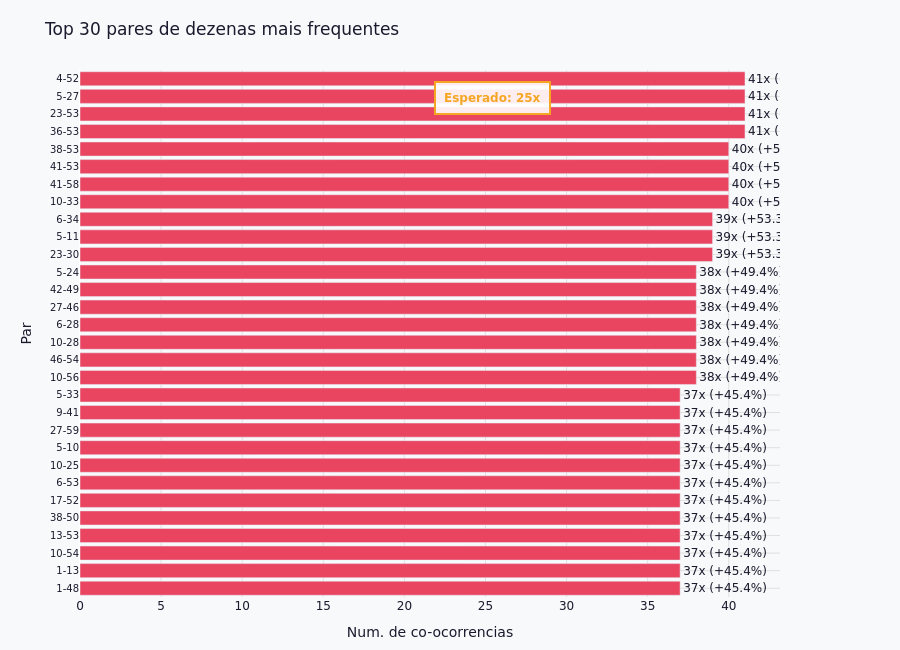

This figure's notebook cell:
### Markdown cell above
### 7. Co-ocorrência de pares de dezenas

Top 30 pares que mais apareceram juntos no mesmo sorteio. A linha tracejada é o **valor esperado** assumindo distribuição uniforme:

```
E[par] = total_sorteios × C(6,2) / C(60,2)  =  total_sorteios × 15 / 1770
```

> **Problema das comparações múltiplas:** com 1.770 pares sendo comparados simultaneamente, é estatisticamente esperado que alguns se destaquem por pura variância aleatória. Um par que aparece 10–15% acima da média não é uma "combinação mágica" — é flutuação normal. Para afirmar associação real, seria necessário corrigir o nível de significância (ex: correção de Bonferroni com α/1770 ≈ 0,00003).

### Code cell
pares = []
for row in df[DEZENA_COLS].itertuples(index=False):
    pares.extend(combinations(sorted(row), 2))

freq_pares = Counter(pares)
top30      = freq_pares.most_common(30)
esperado   = len(df) * 15 / 1770

labels = [f"{a}-{b}" for (a, b), _ in top30]
values = [v for _, v in top30]
desvio = [f"{(v - esperado) / esperado * 100:+.1f}%" for v in values]

fig = go.Figure(go.Bar(
    x=values[::-1],
    y=labels[::-1],
    orientation="h",
    marker_color=[ACCENT if v > esperado else MUTED for v in values[::-1]],
    text=[f"{v}x ({d})" for v, d in zip(values[::-1], desvio[::-1])],
    textposition="outside",
    hovertemplate="Par <b>%{y}</b><br>Co-ocorrencias: <b>%{x}</b><br>%{text}<extra></extra>",
))

# Anotação com referência absoluta (yref="paper" = desvinculado do eixo categórico)
fig.add_annotation(
    x=esperado,
    y=0.98,
    yref="paper",
    text=f"<b>Esperado: {esperado:.0f}x</b>",
    showarrow=False,
    bgcolor="rgba(255,255,255,0.9)",
    bordercolor=HIGHLIGHT,
    borderwidth=2,
    borderpad=8,
    font=dict(color=HIGHLIGHT, size=12),
    xanchor="center",
)

layout_custom = dict(**LAYOUT)
layout_custom.update({
    "title": "Top 30 pares de dezenas mais frequentes",
    "xaxis": dict(title="Num. de co-ocorrencias", gridcolor="#e0e0e0"),
    "yaxis": dict(title="Par", gridcolor="#e0e0e0", tickfont=dict(size=10), type="category"),
    "height": 650,
    "showlegend": False,
    "margin": dict(t=70, b=50, l=80, r=120),
})

fig.update_layout(**layout_custom)
fig.write_html(EXPORTS / "eda_07_pares_coocorrencia.html")
fig.show()

print(f"Esperado por par: {esperado:.1f}x")
print(f"Top 5 pares: {top30[:5]}")

### Figure 1 — Plotly figure (JSON) as saved in the notebook; plotly's stock layout.template omitted (floating-point values rounded to 4 significant figures)
{"data": [{"hovertemplate": "Par <b>%{y}</b><br>Co-ocorrencias: <b>%{x}</b><br>%{text}<extra></extra>", "marker": {"color": ["#e94560", "#e94560", "#e94560", "#e94560", "#e94560", "#e94560", "#e94560", "#e94560", "#e94560", "#e94560", "#e94560", "#e94560", "#e94560", "#e94560", "#e94560", "#e94560", "#e94560", "#e94560", "#e94560", "#e94560", "#e94560", "#e94560", "#e94560", "#e94560", "#e94560", "#e94560", "#e94560", "#e94560", "#e94560", "#e94560"]}, "orientation": "h", "text": ["37x (+45.4%)", "37x (+45.4%)", "37x (+45.4%)", "37x (+45.4%)", "37x (+45.4%)", "37x (+45.4%)", "37x (+45.4%)", "37x (+45.4%)", "37x (+45.4%)", "37x (+45.4%)", "37x (+45.4%)", "37x (+45.4%)", "38x (+49.4%)", "38x (+49.4%)", "38x (+49.4%)", "38x (+49.4%)", "38x (+49.4%)", "38x (+49.4%)", "38x (+49.4%)", "39x (+53.3%)", "39x (+53.3%)", "39x (+53.3%)", "40x (+57.2%)", "40x (+57.2%)", "40x (+57.2%)", "40x (+57.2%)", "41x (+61.2%)", "41x (+61.2%)", "41x (+61.2%)", "41x (+61.2%)"], "textposition": "outside", "type": "bar", "x": [37, 37, 37, 37, 37, 37, 37, 37, 37, 37, 37, 37, 38, 38, 38, 38, 38, 38, 38, 39, 39, 39, 40, 40, 40, 40, 41, 41, 41, 41], "y": ["1-48", "1-13", "10-54", "13-53", "38-50", "17-52", "6-53", "10-25", "5-10", "27-59", "9-41", "5-33", "10-56", "46-54", "10-28", "6-28", "27-46", "42-49", "5-24", "23-30", "5-11", "6-34", "10-33", "41-58", "41-53", "38-53", "36-53", "23-53", "5-27", "4-52"]}], "layout": {"annotations": [{"bgcolor": "rgba(255,255,255,0.9)", "bordercolor": "#f5a623", "borderpad": 8, "borderwidth": 2, "font": {"color": "#f5a623", "size": 12}, "showarrow": false, "text": "<b>Esperado: 25x</b>", "x": 25.44, "xanchor": "center", "y": 0.98, "yref": "paper"}], "font": {"color": "#1a1a2e", "family": "DejaVu Sans, sans-serif"}, "height": 650, "hoverlabel": {"bgcolor": "white", "font": {"size": 12}}, "legend": {"bgcolor": "rgba(0,0,0,0)", "borderwidth": 0}, "margin": {"b": 50, "l": 80, "r": 120, "t": 70}, "paper_bgcolor": "#f8f9fa", "plot_bgcolor": "#f8f9fa", "showlegend": false, "title": {"text": "Top 30 pares de dezenas mais frequentes"}, "xaxis": {"gridcolor": "#e0e0e0", "title": {"text": "Num. de co-ocorrencias"}}, "yaxis": {"gridcolor": "#e0e0e0", "tickfont": {"size": 10}, "title": {"text": "Par"}, "type": "category"}}}
